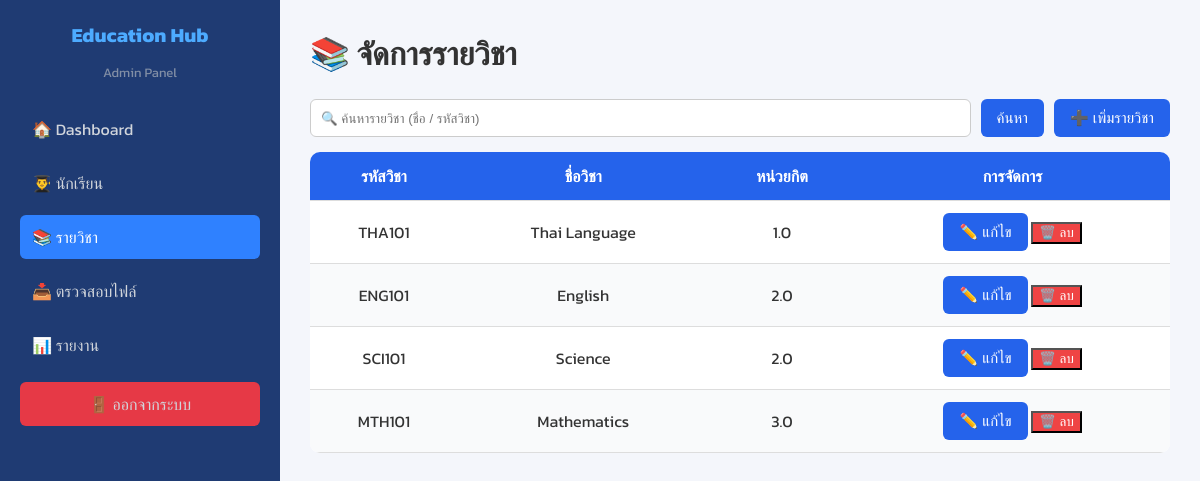
Screenshot of /EducationHub/admin/manage_subjects.php (signed in) with the database file from the repository.
### tables this page shows
CREATE TABLE subjects (
  id BIGINT PRIMARY KEY AUTO_INCREMENT,
  subject_code VARCHAR(50) NOT NULL UNIQUE,
  subject_name VARCHAR(255) NOT NULL,
  credits DECIMAL(4,1) NOT NULL,
  created_at TIMESTAMP DEFAULT CURRENT_TIMESTAMP
);

### EducationHub/admin/manage_subjects.php (the view, shortened to what this page needs)
<?php
include "../db_connect.php";
$search = $_GET['search'] ?? '';
$sql = "SELECT * FROM subjects
        WHERE subject_code LIKE '%$search%'
        OR subject_name LIKE '%$search%'
        ORDER BY id DESC";
$subjects = $conn->query($sql);
?>
<!DOCTYPE html>
<html lang="th">
<head>
  <link rel="stylesheet" href="../assets/css/dashboard.css">
</head>
<body>
<div class="admin-container">
  <aside class="sidebar">
    <div class="logo">
      <h2>Education Hub</h2>
      <p class="role">Admin Panel</p>
    </div>
    <ul class="menu">
      <li><a href="index.php">🏠 Dashboard</a></li>
      <li><a href="manage_students.php">👨‍🎓 นักเรียน</a></li>
      <li><a href="manage_subjects.php" class="active">📚 รายวิชา</a></li>
      <li><a href="upload_review.php">📥 ตรวจสอบไฟล์</a></li>
      <li><a href="reports.php">📊 รายงาน</a></li>
      <li><a href="../logout.php" class="logout">🚪 ออกจากระบบ</a></li>
    </ul>
  </aside>
  <main class="content">
    <h1>📚 จัดการรายวิชา</h1>
    <form class="search-box" method="get">
      <input type="text" name="search" placeholder="🔍 ค้นหารายวิชา (ชื่อ / รหัสวิชา)" value="<?= htmlspecialchars($search) ?>">
      <button type="submit" class="btn">ค้นหา</button>
      <button type="button" class="btn" onclick="openAdd()">➕ เพิ่มรายวิชา</button>
    </form>
    <table class="table">
      <thead>
        <tr>
          <th>รหัสวิชา</th>
          <th>ชื่อวิชา</th>
          <th>หน่วยกิต</th>
          <th>การจัดการ</th>
        </tr>
      </thead>
      <tbody>
        <?php if ($subjects->num_rows > 0): ?>
          <?php while ($row = $subjects->fetch_assoc()): ?>
            <tr>
              <td><?= htmlspecialchars($row['subject_code']) ?></td>
              <td><?= htmlspecialchars($row['subject_name']) ?></td>
              <td><?= htmlspecialchars($row['credits']) ?></td>
              <td>
                <button class="btn" onclick="openEdit('<?= $row['id'] ?>','<?= $row['subject_code'] ?>','<?= $row['subject_name'] ?>','<?= $row['credits'] ?>')">✏️ แก้ไข</button>
                <button class="btn-danger" onclick="deleteSubject(<?= $row['id'] ?>)">🗑️ ลบ</button>
              </td>
            </tr>
          <?php endwhile; ?>
        <?php else: ?>
          <tr><td colspan="4">📭 ไม่พบรายวิชา</td></tr>
        <?php endif; ?>
      </tbody>
    </table>
  </main>
</div>
</body>
</html>

### EducationHub/assets/css/dashboard.css (style rules this page uses)
body { margin: 0; font-family: 'Kanit', sans-serif; background: #f4f6fc; }
.admin-container { display: flex; min-height: 100vh; }
.sidebar { width: 260px; background: #1a1f2b; color: white; padding: 20px; }
.sidebar .logo { text-align: center; margin-bottom: 25px; }
.sidebar .logo h2 { font-size: 20px; margin: 0; color: #4dabff; }
.sidebar .logo .role { font-size: 13px; color: #9aa3b2; }
.sidebar .menu { list-style: none; padding: 0; }
.sidebar .menu li { margin-bottom: 10px; }
.sidebar .menu a { text-decoration: none; display: block; color: #d1d5db; padding: 10px 12px; border-radius: 6px; transition: 0.2s; }
.sidebar .menu a:hover, .sidebar .menu a.active { background: #2f81ff; color: white; }
.sidebar .menu a.logout { background: #e63946; }
.content { flex: 1; padding: 25px; }
.content h1 { margin-top: 0; }
body { margin: 0; font-family: "Kanit", sans-serif; background: #f4f6fb; color: #333; }
.sidebar { width: 240px; background: #1f3b73; color: white; padding: 20px; }
.logo h2 { font-size: 22px; color: #4da3ff; margin: 0; }
.logo .role { font-size: 14px; opacity: 0.8; }
.menu { list-style: none; padding: 0; margin-top: 20px; }
.menu li { margin-bottom: 10px; }
.menu a { display: block; padding: 10px 15px; color: white; border-radius: 6px; text-decoration: none; transition: 0.25s; }
.menu a:hover, .menu a.active { background: #2f6ad8; }
.logout { background: #ef4444; display: block; text-align: center; margin-top: 15px; border-radius: 6px; padding: 10px; color: white; }
.content { flex: 1; padding: 30px; background: #f4f6fb; }
.table { width: 100%; border-collapse: collapse; background: white; border-radius: 10px; overflow: hidden; margin-top: 15px; }
.table th, .table td { padding: 12px; text-align: center; border-bottom: 1px solid #ddd; }
.table th { background: #2563eb; color: white; }
.table tr:nth-child(even) { background: #f9fafb; }

### EducationHub/admin/manage_subjects.php (style rules this page uses)
.search-box { margin-bottom: 15px; display: flex; gap: 10px; }
.search-box input { flex: 1; padding: 10px; border: 1px solid #ccc; border-radius: 6px; }
.btn { background: #2563eb; color: white; border: none; border-radius: 6px; padding: 10px 16px; cursor: pointer; font-size: 15px; }
.btn-danger { background: #ef4444; color: white; }

### rows the page displays
subjects: subject_code "THA101", subject_name "Thai Language", credits "1.0"
subjects: subject_code "ENG101", subject_name "English", credits "2.0"
subjects: subject_code "SCI101", subject_name "Science", credits "2.0"
subjects: subject_code "MTH101", subject_name "Mathematics", credits "3.0"
